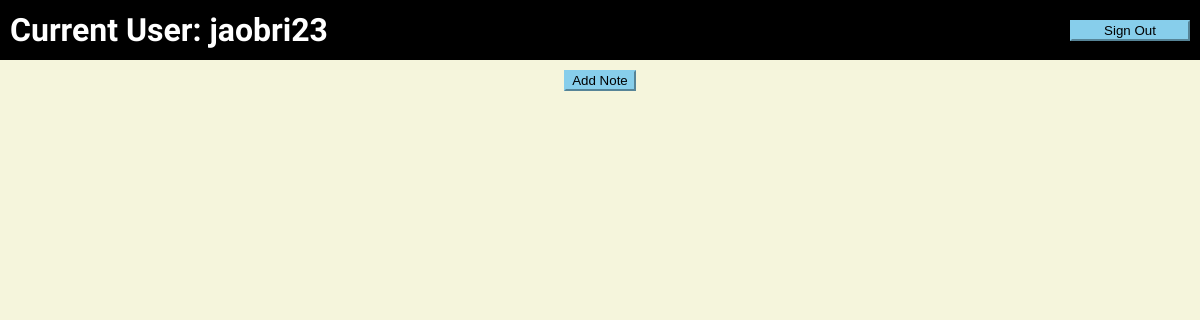
Page / (signed in) on the earlier database version.
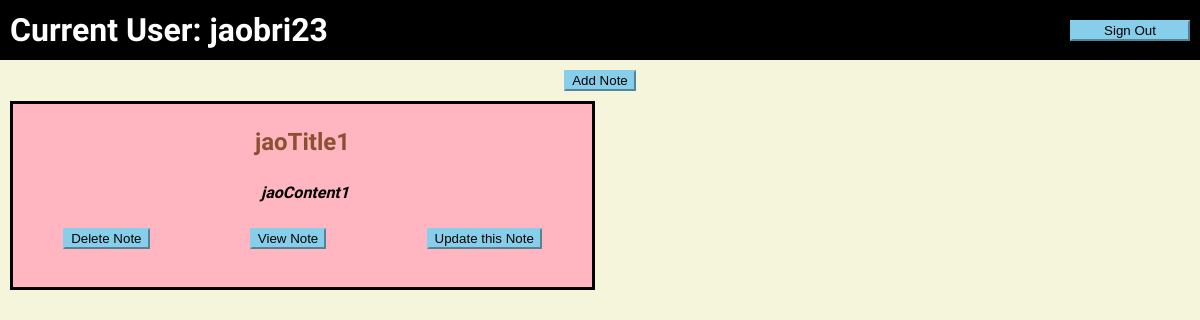
Same page on the later database version.
### notes/models.py (models this page shows, shortened)
class Note(models.Model):
    title = models.CharField(max_length=20)
    author = models.CharField(max_length=20)
    created_date = models.DateTimeField(default=timezone.now)
    content = models.CharField(max_length=250)

### notes/views.py (the view)
# urls.py: path('', views.index, name="index"),
def index(request):
    username = request.user
    list_of_notes = Note.objects.filter(author=username)
    return render(request, "notes/index.html", {'username':username, 'list_of_notes':list_of_notes})

### templates/notes/index.html (shortened to what this page needs)
{% load static %}
<!DOCTYPE html>
<html lang="en">
<head>
    <link rel="stylesheet" href="{% static 'notes/style.css' %}">
</head>
<body>
    {% if user.is_authenticated %}
        <header class="header">
            <strong class="header--username">Current User: {{username}}</strong>
            <a href="/signout"><button class="header--logout" type="submit">Sign Out</button></a>
        </header>
        <a href="/addnote" class="add--note--button">
            <button type="submit">Add Note</button>
        </a>
        <div class="page--content">
            <div class="note--container">
                {% for note in list_of_notes %}
                    <div class="grid--item">
                        <h3 class="grid--item--title">{{note.title}}</h3>
                        <h5 class="grid--item--content">{{note.content|truncatechars:30}}</h5>
                        <div class="grid--item--buttons">
                            <a href="{% url 'notes:delete' note.id %}">
                                <button type="submit">Delete Note</button>
                            </a>
                            <a href="{% url 'notes:detail' note.id %}">
                                <button type="submit">View Note</button>
                            </a>
                            <a href="{% url 'notes:update' note.id %}">
                                <button type="submit">Update this Note</button>
                            </a>
                        </div>
                        <br>
                        <br>
                    </div>
                {% endfor %}
            </div>
        </div>
    {% endif %}
</body>
</html>

### notes/static/notes/style.css (style rules this page uses)
:root { --beige: rgb(245, 245, 220); --navy-blue: rgb(0, 0, 128); --muted-green: rgb(102, 153, 102); --deep-red: rgb(165, 42, 42); --light-gray: rgb(211, 211, 211); --dark-brown: rgb(92, 64, 51); --yellow: rgb(255, 255, 0); --light-blue: rgb(135, 206, 235); --coral: rgb(255, 127, 80); --black: rgb(0, 0, 0); --light-pink: rgb(255, 182, 193); }
html { font-family: 'Roboto Condensed', sans-serif; height: 100%; }
body { background-color: var(--beige); margin: 0; height: 100%; }
a { text-decoration: none; cursor:pointer; }
button { background-color: var(--light-blue); border-color: var(--light-blue); }
.header { height: 5vh; display: flex; background-color: rgb(0, 0, 0); align-items: center; justify-content: space-between; padding: 10px; }
.header--username { color: white; font-family: 'Roboto Condensed', sans-serif; font-weight: 900; font-size: 2em; }
.page--content { margin: 10px; height: 100%; }
.header--logout { height: 65%; width: 10vw; }
.add--note--button { margin-top: 10px; display: flex; justify-content: center; }
.grid--item { border-color: black; background-color: var(--light-pink); border-style: solid; display: inline-block; }
.note--container { display: grid; grid-template-columns: 1fr 1fr; column-gap: 10px; row-gap: 10px; }
.grid--item--title { color: rgb(141 79 50); font-size: 24px; display: flex; justify-content: center; }
.grid--item--content { display: flex; justify-content: center; margin-left: 5px; font-style: italic; font-size: 16px; }
.grid--item--buttons { display: flex; justify-content: space-around; }

Differences in the rows shown:
added Note: title "jaoTitle1", content "jaoContent1"
